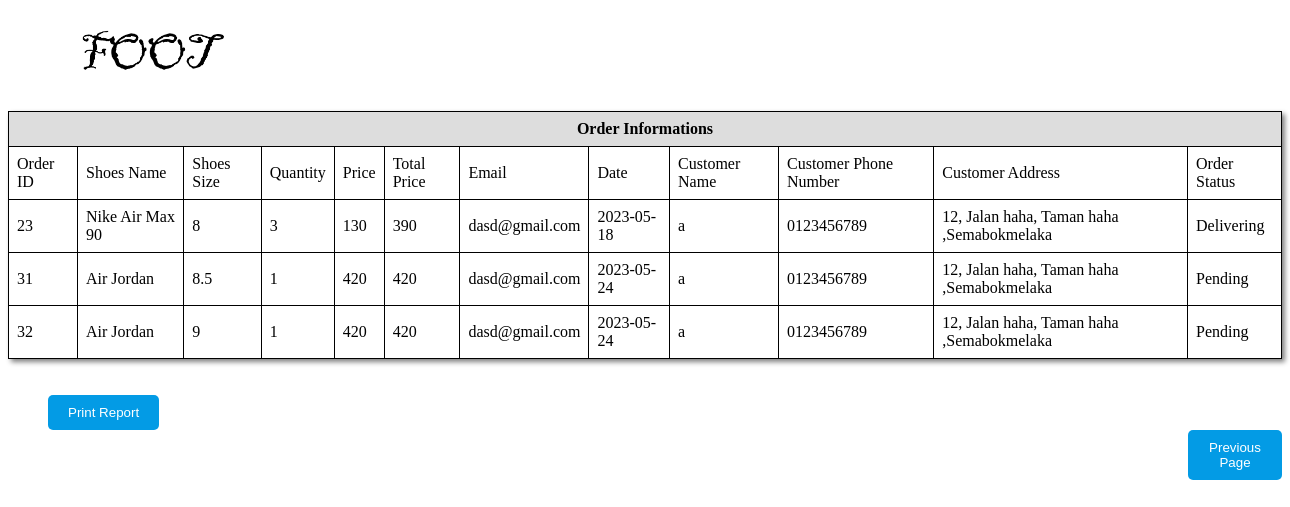
Screenshot of /reportorder.php?admin_id=1 with the database file from the repository.
### tables this page shows
CREATE TABLE `history` (
  `her_id` int(11) NOT NULL,
  `order_num` int(11) NOT NULL,
  `her_shoesname` varchar(50) NOT NULL,
  `her_size` varchar(10) NOT NULL,
  `her_quantity` int(11) NOT NULL,
  `her_price` int(11) NOT NULL,
  `her_email` varchar(30) NOT NULL,
  `user_id` int(11) NOT NULL,
  `order_status` varchar(20) NOT NULL DEFAULT 'Pending',
  `her_date` date NOT NULL,
  `shoe_image` varchar(255) NOT NULL,
  `his_name` varchar(50) NOT NULL,
  `his_email` varchar(50) NOT NULL,
  `his_pn` varchar(30) NOT NULL,
  `his_address` varchar(80) NOT NULL,
  `his_state` varchar(20) NOT NULL,
  `his_code` varchar(30) NOT NULL,
  `his_cardnum` varchar(30) NOT NULL,
  `his_cardname` varchar(30) NOT NULL,
  `his_cardmonth` varchar(3) NOT NULL,
  `his_cardyear` varchar(3) NOT NULL,
  `his_securecode` varchar(5) NOT NULL,
  `total` int(30) NOT NULL
);

### reportorder.php (the view, shortened to what this page needs)
<?php
    include 'conn.php';
    $id =$_GET['admin_id'];
?>
<!DOCTYPE html>
<html lang="en">
<head>
</head>
<body>
<?php
        $sql = "select * from history";
        $result = mysqli_query($conn,$sql);
    ?>
      <div >
        <h1 style='margin-left: 70px; '><img class="logo" src="image/foot.png" alt="logo"></h1>
      </div>
      <div class="User_form">
        <table cellpadding="0px" cellspacing="0px"  rules="none" frame="border" style="box-shadow: 3px 3px 5px grey">
            <tr>
            <th colspan="12" style="text-align: center;">
                Order Informations
                </th>
            </tr>
            <tr >
          <td>Order ID</td>
          <td>Shoes Name </td>
          <td>Shoes Size</td>
          <td>Quantity</td>
          <td>Price</td>
          <td>Total Price</td>
          <td>Email</td>
          <td>Date</td>
          <td>Customer Name</td>
          <td>Customer Phone Number</td>
          <td>Customer Address</td>
          <td>Order Status</td>
            </tr>
         <?php
         while($row = mysqli_fetch_array($result))
        {
            $total=0;
            $p=$row["her_price"];
            $q=$row["her_quantity"];
            $subtotal=$p*$q;
            $total =  $total + $subtotal;
         ?>
            <tr>
          <td><?php echo $row["her_id"]; ?></td>
          <td><?php echo $row["her_shoesname"];	?></td>
          <td><?php echo $row["her_size"];	?></td>
          <td><?php echo $row["her_quantity"];?></td>
          <td><?php echo $row["her_price"];?></td>
          <td><?php echo  $total;?></td>
          <td><?php echo $row["her_email"];?></td>
          <td><?php echo $row["her_date"];?></td>
          <td><?php echo $row["his_name"];?></td>
          <td><?php echo $row["his_pn"];?></td>
          <td><?php echo $row["his_address"];?><?php echo $row["his_state"];?></td>
          <td><?php echo $row["order_status"];?></td>
            </tr>
            <?php
        }
        ?>
        </table>
        <br><br>
        <button id="print" onclick="window.print();" style='margin-left: 40px'>Print Report</button>
        <a href="manageorder.php?admin_id=<?php echo $id ?>"><button id="backbtn" name="backbtn" style='margin-left: 1180px'>Previous Page </button></a>
</div>
</body>
</html>

### reportorder.php (style rules this page uses)
table { border-collapse: collapse; width: 100%; }
th, td { border: 1px solid black; padding: 8px; text-align: left; flex-wrap: wrap; justify-content: center; align-items: center; }
th { background-color: #ddd; }
#print { margin-left: 150px; background-color: #039be5; color: #fff; padding: 10px 20px; border: none; border-radius: 5px; cursor: pointer; }
#backbtn { background-color: #039be5; color: #fff; padding: 10px 20px; border: none; border-radius: 5px; cursor: pointer; }
.logo { width:150px; margin: 0; height:60px; padding: 0; }

### rows the page displays
history: her_id "23", her_shoesname "Nike Air Max 90", her_size "8", her_quantity "3", her_price "130", total "390", her_email "dasd@gmail.com", her_date "2023-05-18", his_name "a", his_pn "0123456789", his_address "12, Jalan haha, Taman haha ,Semabok", his_state "melaka", order_status "Delivering"
history: her_id "31", her_shoesname "Air Jordan", her_size "8.5", her_quantity "1", her_price "420", total "420", her_email "dasd@gmail.com", her_date "2023-05-24", his_name "a", his_pn "0123456789", his_address "12, Jalan haha, Taman haha ,Semabok", his_state "melaka", order_status "Pending"
history: her_id "32", her_shoesname "Air Jordan", her_size "9", her_quantity "1", her_price "420", total "420", her_email "dasd@gmail.com", her_date "2023-05-24", his_name "a", his_pn "0123456789", his_address "12, Jalan haha, Taman haha ,Semabok", his_state "melaka", order_status "Pending"
